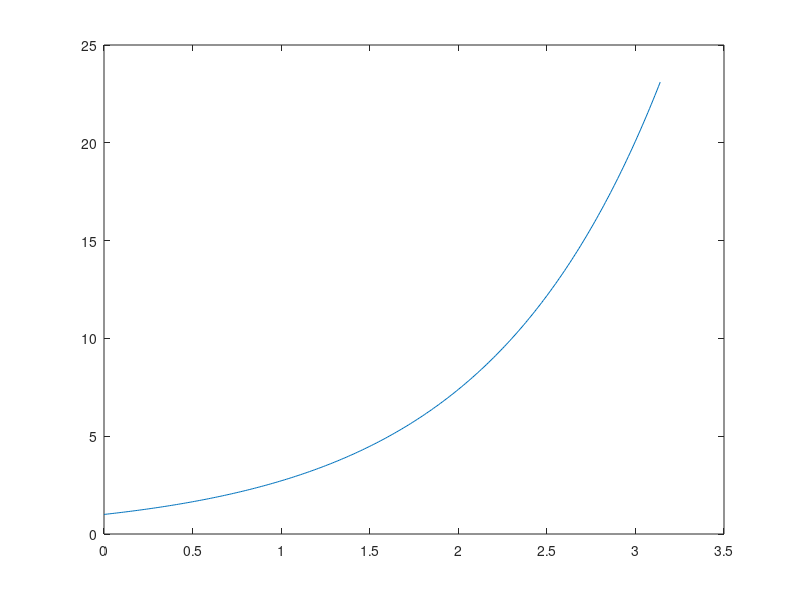
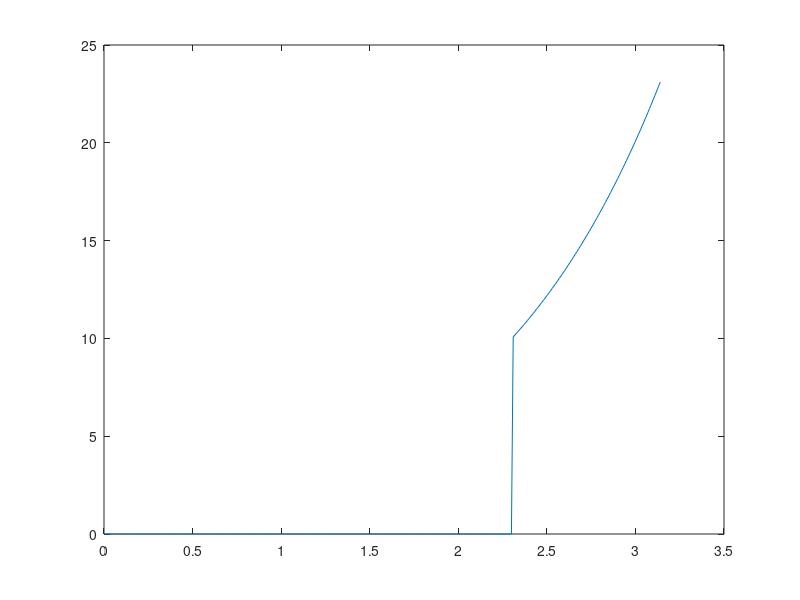

MATLAB code to generate these figures, in order:
%% Opdracht 3
% Hieronder staat code waarmee je een grafiek van een logaritmische 
% functie tekent. Maak een nieuw figuur aan. Maak alle waarden in 'signaal'
% die kleiner zijn dan 10 gelijk aan nul. 
% Ken die aangepaste vector toe aan een variabele 'data'. 
% Plot 'data' met de bijbehorende tijdstippen in het nieuwe figure. 

close all
t = 0:0.01:pi;
signaal = exp(t);
plot(t,signaal)

signaal(signaal < 10) = 0;
data = signaal;
figure
plot(t,data)
